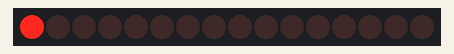
Recording of a sketch running on a simulated Arduino Uno, built with avr-gcc and run on an emulated ATmega328P. Shown: 16 shift-register outputs drawn as a row of LEDs (first output left, lit = HIGH). Wiring (inferred from the names in the program): 2 × shift register (74HC595): data pin 11; shift clock pin 13; latch pin 12. Wiring (inferred from the signals the program sends): row of LEDs: on Q0, Q1, Q2, Q3, Q4, Q5, Q6, Q7, Q8, Q9, Q10, Q11, Q12, Q13, Q14, Q15.

Above: at 0.1 s.
At 0.9 s:
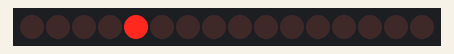
At 1.7 s:
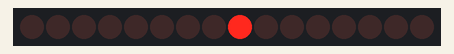
At 3.5 s:
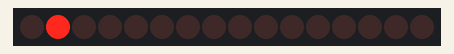
At 5.3 s:
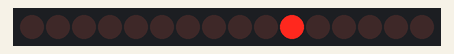
At 7.1 s:
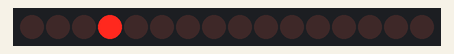
Timing chart, 0 to 7.4 s (numbered marks = the images above):
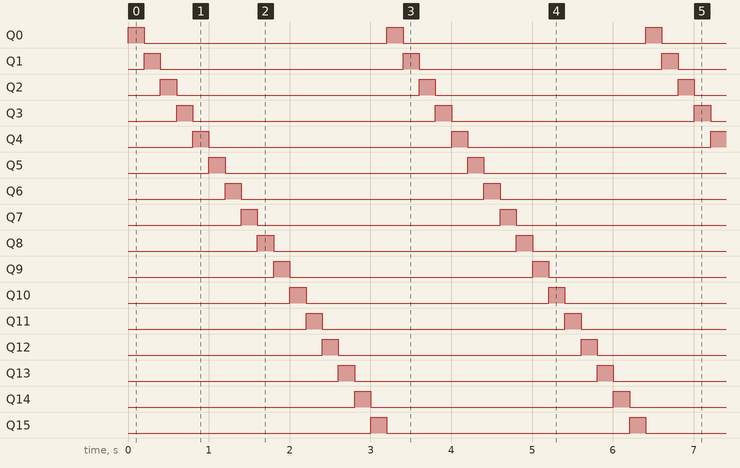

The sketch:

CH_24_code_4.ino
```cpp
/*
 *  아트멜 스튜디오와 아두이노로 배우는 ATmega328 프로그래밍
 *
 * 		Gyeongyong Heo (hgycap@deu.ac.kr)
 *			Department of Electronic Engineering
 *			Dong-eui University
 *  	2015. 07. 14
 */

int dataPin = 11;
int latchClockPin = 12;
int shiftClockPin = 13;
int index = 0;
void setup() {
	pinMode(dataPin, OUTPUT);
	pinMode(shiftClockPin, OUTPUT);
	pinMode(latchClockPin, OUTPUT);
}
void loop() {
	int pattern = 1 << index;
	index = (index + 1) % 16;
	// 상위 8비트 데이터 출력
	shiftOut(dataPin, shiftClockPin, MSBFIRST, (byte)(pattern >> 8));
	// 하위 8비트 데이터 출력
	shiftOut(dataPin, shiftClockPin, MSBFIRST, (byte)(pattern & 0xFF));
	digitalWrite(latchClockPin, HIGH); // 래치 출력
	digitalWrite(latchClockPin, LOW);
	delay(200);
}
```

Measured:
- by itself, Q0–15: alternates HIGH for 0.20 s and LOW for 3.0 s
- by itself, everything shown: repeats every 3.2 s, in 16 steps
